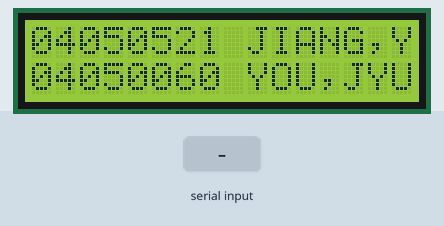
A sketch run on a simulated Arduino Uno, built with avr-gcc and run on an emulated ATmega328P. Shown: 16×2 character LCD. The inputs (shaded band) are chosen by the test bench.

Above: at 1.2 s.
1.3 s: "1" received over Serial
At 3.5 s:
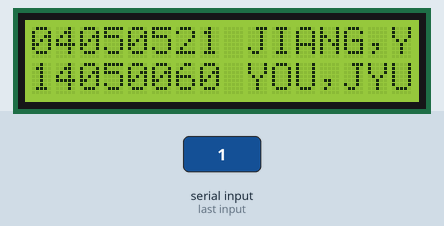
3.8 s: "0" received over Serial
At 6.0 s:
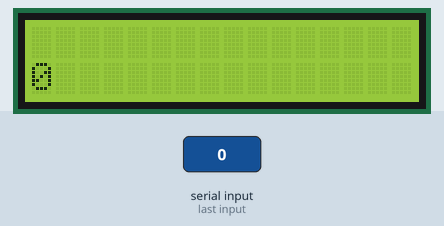
6.8 s: "2" received over Serial
At 9.5 s:
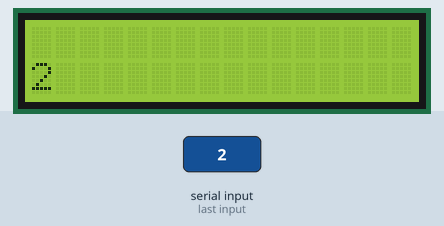
Timing chart, 0 to 11.0 s (numbered marks = the images above; inputs shaded):
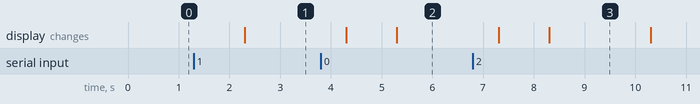

Measured:
- after the input at 1.3 s, the display: changes after 1.0 s (image 1)
- after the input at 3.8 s, the display: first differs from a run without the input after 1.5 s (image 2)
- after the input at 6.8 s, the display: first differs from a run without the input after 1.5 s (image 3)

The sketch:

lcd.ino
```cpp
#include <LiquidCrystal.h>
LiquidCrystal lcd(12, 11, 5, 4, 3, 2); // initialize interface pins
void setup()
{
   Serial.begin(9600);
  lcd.begin(16, 2); // set up the LCD's number of columns and rows:
  lcd.print("04050521 JIANG,YU-JHE");
   lcd.setCursor(0, 1);
   lcd.print("04050060 YOU,JYUN-HSIEN");
 }
void loop()
{
   String val;
   lcd.setCursor(0, 1);
   if(Serial.available() )
   {
        lcd.print(Serial.readString());
        delay(2000);
        lcd.clear();
   }
}
```
